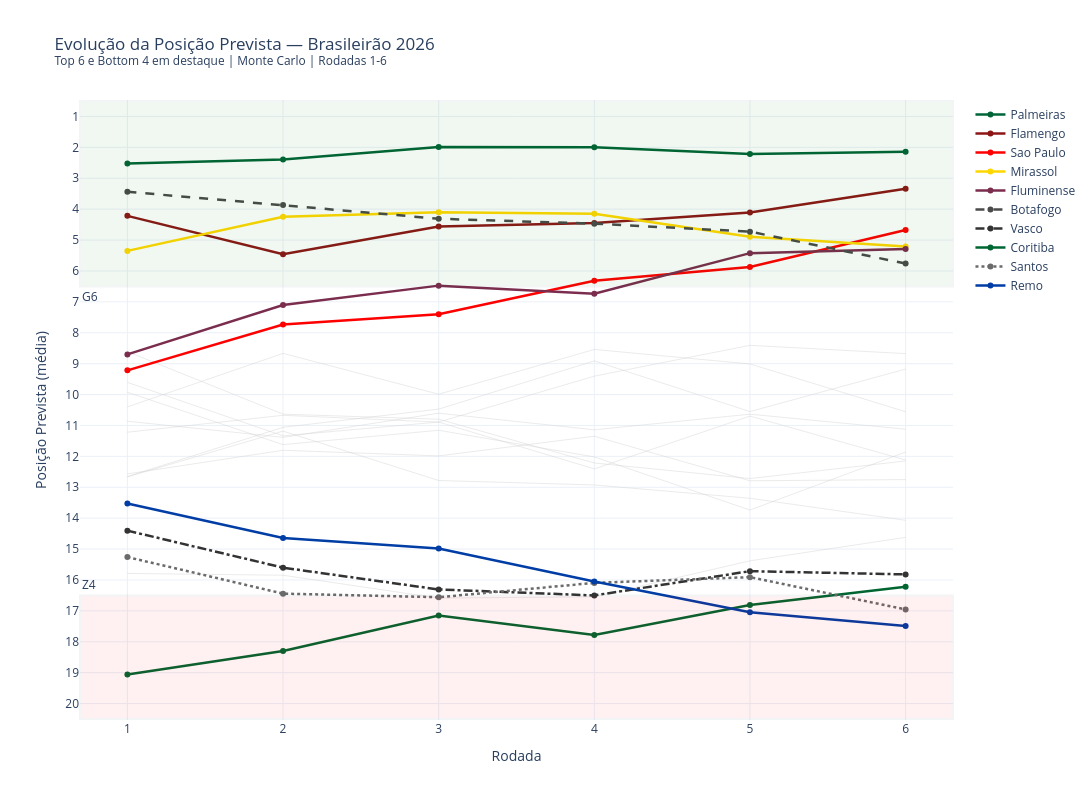

Notebook cell for this chart:
### Code cell
# === GRÁFICO 3: EVOLUÇÃO DA POSIÇÃO PREVISTA ===
# Bump chart da posição média prevista por rodada (Top 6 + Bottom 4)

destaque_pos = sorted(times_2026, key=lambda t: evolucao[t]['pos_media'][-1])
times_bump = destaque_pos[:6] + destaque_pos[-4:]
times_fundo = [t for t in times_2026 if t not in times_bump]

fig_bump = go.Figure()

# Times de fundo (opacidade reduzida, sem legenda)
for time in times_fundo:
    fig_bump.add_trace(go.Scatter(
        x=rodadas_simuladas,
        y=evolucao[time]['pos_media'],
        mode='lines',
        name=time,
        line=dict(color='#CCCCCC', width=1),
        opacity=0.4,
        showlegend=False,
        hovertemplate=f'{time}<br>Rodada %{{x}}<br>Posição prevista: %{{y:.1f}}°<extra></extra>'
    ))

# Times em destaque
for time in times_bump:
    fig_bump.add_trace(go.Scatter(
        x=rodadas_simuladas,
        y=evolucao[time]['pos_media'],
        mode='lines+markers',
        name=time,
        line=dict(color=cores_times.get(time, '#888'), width=2.5,
                  dash=dash_times.get(time, 'solid')),
        marker=dict(size=6),
        hovertemplate=f'{time}<br>Rodada %{{x}}<br>Posição prevista: %{{y:.1f}}°<extra></extra>'
    ))

# Zonas
fig_bump.add_hrect(y0=0.5, y1=6.5, fillcolor='green', opacity=0.05,
                   annotation_text='G6', annotation_position='top left')
fig_bump.add_hrect(y0=16.5, y1=20.5, fillcolor='red', opacity=0.05,
                   annotation_text='Z4', annotation_position='bottom left')

fig_bump.update_layout(
    title=f'Evolução da Posição Prevista — Brasileirão 2026<br>'
          f'<sup>Top 6 e Bottom 4 em destaque | Monte Carlo | Rodadas 1-{rodada_max}</sup>',
    xaxis_title='Rodada',
    yaxis_title='Posição Prevista (média)',
    yaxis=dict(autorange='reversed', dtick=1),
    template='plotly_white',
    width=1100, height=800,
    xaxis=dict(dtick=1),
    hovermode='x unified',
    legend=dict(x=1.02, y=1)
)

fig_bump.show()
path = '../charts/evolucao_posicao.html'
fig_bump.write_html(path, include_plotlyjs='cdn')

# Adiciona descrição estatística
_desc = "Bump chart da posição média prevista por simulação Monte Carlo, mostrando a evolução da classificação esperada rodada a rodada."
with open(path) as f:
    html = f.read()
html = html.replace('<div>', f'<p style="text-align:center;color:#666;font-size:13px;font-family:sans-serif;margin:8px 0 0 0;">{_desc}</p>\n<div>', 1)
with open(path, 'w') as f:
    f.write(html)

print('Gráfico exportado: charts/evolucao_posicao.html')

### Figure 1 — Plotly figure (JSON) as saved in the notebook; plotly's stock layout.template omitted (floating-point values rounded to 4 significant figures)
{"data": [{"hovertemplate": "Athletico-PR<br>Rodada %{x}<br>Posição prevista: %{y:.1f}°<extra></extra>", "line": {"color": "#CCCCCC", "width": 1}, "mode": "lines", "name": "Athletico-PR", "opacity": 0.4, "showlegend": false, "type": "scatter", "x": [1, 2, 3, 4, 5, 6], "y": [9.606, 11.34, 10.89, 9.405, 8.407, 8.675]}, {"hovertemplate": "Atletico-MG<br>Rodada %{x}<br>Posição prevista: %{y:.1f}°<extra></extra>", "line": {"color": "#CCCCCC", "width": 1}, "mode": "lines", "name": "Atletico-MG", "opacity": 0.4, "showlegend": false, "type": "scatter", "x": [1, 2, 3, 4, 5, 6], "y": [10.86, 11.38, 10.6, 11.14, 10.64, 11.12]}, {"hovertemplate": "Bahia<br>Rodada %{x}<br>Posição prevista: %{y:.1f}°<extra></extra>", "line": {"color": "#CCCCCC", "width": 1}, "mode": "lines", "name": "Bahia", "opacity": 0.4, "showlegend": false, "type": "scatter", "x": [1, 2, 3, 4, 5, 6], "y": [9.925, 11.62, 11.16, 12.02, 13.74, 11.86]}, {"hovertemplate": "Bragantino<br>Rodada %{x}<br>Posição prevista: %{y:.1f}°<extra></extra>", "line": {"color": "#CCCCCC", "width": 1}, "mode": "lines", "name": "Bragantino", "opacity": 0.4, "showlegend": false, "type": "scatter", "x": [1, 2, 3, 4, 5, 6], "y": [11.22, 10.67, 10.89, 12.41, 10.7, 12.12]}, {"hovertemplate": "Chapecoense<br>Rodada %{x}<br>Posição prevista: %{y:.1f}°<extra></extra>", "line": {"color": "#CCCCCC", "width": 1}, "mode": "lines", "name": "Chapecoense", "opacity": 0.4, "showlegend": false, "type": "scatter", "x": [1, 2, 3, 4, 5, 6], "y": [12.66, 11.18, 12.78, 12.93, 13.36, 14.07]}, {"hovertemplate": "Corinthians<br>Rodada %{x}<br>Posição prevista: %{y:.1f}°<extra></extra>", "line": {"color": "#CCCCCC", "width": 1}, "mode": "lines", "name": "Corinthians", "opacity": 0.4, "showlegend": false, "type": "scatter", "x": [1, 2, 3, 4, 5, 6], "y": [12.65, 11.06, 10.47, 8.91, 10.55, 9.176]}, {"hovertemplate": "Cruzeiro<br>Rodada %{x}<br>Posição prevista: %{y:.1f}°<extra></extra>", "line": {"color": "#CCCCCC", "width": 1}, "mode": "lines", "name": "Cruzeiro", "opacity": 0.4, "showlegend": false, "type": "scatter", "x": [1, 2, 3, 4, 5, 6], "y": [8.611, 10.63, 10.8, 12.22, 12.72, 12.15]}, {"hovertemplate": "Gremio<br>Rodada %{x}<br>Posição prevista: %{y:.1f}°<extra></extra>", "line": {"color": "#CCCCCC", "width": 1}, "mode": "lines", "name": "Gremio", "opacity": 0.4, "showlegend": false, "type": "scatter", "x": [1, 2, 3, 4, 5, 6], "y": [12.57, 11.8, 11.99, 11.35, 12.79, 12.75]}, {"hovertemplate": "Internacional<br>Rodada %{x}<br>Posição prevista: %{y:.1f}°<extra></extra>", "line": {"color": "#CCCCCC", "width": 1}, "mode": "lines", "name": "Internacional", "opacity": 0.4, "showlegend": false, "type": "scatter", "x": [1, 2, 3, 4, 5, 6], "y": [10.4, 8.668, 9.989, 8.54, 9.01, 10.56]}, {"hovertemplate": "Vitoria<br>Rodada %{x}<br>Posição prevista: %{y:.1f}°<extra></extra>", "line": {"color": "#CCCCCC", "width": 1}, "mode": "lines", "name": "Vitoria", "opacity": 0.4, "showlegend": false, "type": "scatter", "x": [1, 2, 3, 4, 5, 6], "y": [15.79, 15.85, 16.59, 16.54, 15.38, 14.62]}, {"hovertemplate": "Palmeiras<br>Rodada %{x}<br>Posição prevista: %{y:.1f}°<extra></extra>", "line": {"color": "#006437", "dash": "solid", "width": 2.5}, "marker": {"size": 6}, "mode": "lines+markers", "name": "Palmeiras", "type": "scatter", "x": [1, 2, 3, 4, 5, 6], "y": [2.525, 2.392, 1.986, 1.997, 2.213, 2.142]}, {"hovertemplate": "Flamengo<br>Rodada %{x}<br>Posição prevista: %{y:.1f}°<extra></extra>", "line": {"color": "#8C1616", "dash": "solid", "width": 2.5}, "marker": {"size": 6}, "mode": "lines+markers", "name": "Flamengo", "type": "scatter", "x": [1, 2, 3, 4, 5, 6], "y": [4.217, 5.458, 4.564, 4.447, 4.108, 3.34]}, {"hovertemplate": "Sao Paulo<br>Rodada %{x}<br>Posição prevista: %{y:.1f}°<extra></extra>", "line": {"color": "#FF0000", "dash": "solid", "width": 2.5}, "marker": {"size": 6}, "mode": "lines+markers", "name": "Sao Paulo", "type": "scatter", "x": [1, 2, 3, 4, 5, 6], "y": [9.217, 7.735, 7.402, 6.318, 5.869, 4.676]}, {"hovertemplate": "Mirassol<br>Rodada %{x}<br>Posição prevista: %{y:.1f}°<extra></extra>", "line": {"color": "#FFD700", "dash": "solid", "width": 2.5}, "marker": {"size": 6}, "mode": "lines+markers", "name": "Mirassol", "type": "scatter", "x": [1, 2, 3, 4, 5, 6], "y": [5.351, 4.249, 4.104, 4.149, 4.897, 5.208]}, {"hovertemplate": "Fluminense<br>Rodada %{x}<br>Posição prevista: %{y:.1f}°<extra></extra>", "line": {"color": "#7B2D4E", "dash": "solid", "width": 2.5}, "marker": {"size": 6}, "mode": "lines+markers", "name": "Fluminense", "type": "scatter", "x": [1, 2, 3, 4, 5, 6], "y": [8.7, 7.104, 6.475, 6.735, 5.423, 5.293]}, {"hovertemplate": "Botafogo<br>Rodada %{x}<br>Posição prevista: %{y:.1f}°<extra></extra>", "line": {"color": "#4A4A4A", "dash": "dash", "width": 2.5}, "marker": {"size": 6}, "mode": "lines+markers", "name": "Botafogo", "type": "scatter", "x": [1, 2, 3, 4, 5, 6], "y": [3.437, 3.862, 4.31, 4.47, 4.728, 5.76]}, {"hovertemplate": "Vasco<br>Rodada %{x}<br>Posição prevista: %{y:.1f}°<extra></extra>", "line": {"color": "#333333", "dash": "dashdot", "width": 2.5}, "marker": {"size": 6}, "mode": "lines+markers", "name": "Vasco", "type": "scatter", "x": [1, 2, 3, 4, 5, 6], "y": [14.4, 15.6, 16.31, 16.5, 15.71, 15.82]}, {"hovertemplate": "Coritiba<br>Rodada %{x}<br>Posição prevista: %{y:.1f}°<extra></extra>", "line": {"color": "#006631", "dash": "solid", "width": 2.5}, "marker": {"size": 6}, "mode": "lines+markers", "name": "Coritiba", "type": "scatter", "x": [1, 2, 3, 4, 5, 6], "y": [19.06, 18.3, 17.15, 17.78, 16.81, 16.22]}, {"hovertemplate": "Santos<br>Rodada %{x}<br>Posição prevista: %{y:.1f}°<extra></extra>", "line": {"color": "#6B6B6B", "dash": "dot", "width": 2.5}, "marker": {"size": 6}, "mode": "lines+markers", "name": "Santos", "type": "scatter", "x": [1, 2, 3, 4, 5, 6], "y": [15.26, 16.44, 16.56, 16.1, 15.91, 16.95]}, {"hovertemplate": "Remo<br>Rodada %{x}<br>Posição prevista: %{y:.1f}°<extra></extra>", "line": {"color": "#003DA5", "dash": "solid", "width": 2.5}, "marker": {"size": 6}, "mode": "lines+markers", "name": "Remo", "type": "scatter", "x": [1, 2, 3, 4, 5, 6], "y": [13.53, 14.64, 14.99, 16.05, 17.04, 17.49]}], "layout": {"annotations": [{"showarrow": false, "text": "G6", "x": 0, "xanchor": "left", "xref": "x domain", "y": 6.5, "yanchor": "top", "yref": "y"}, {"showarrow": false, "text": "Z4", "x": 0, "xanchor": "left", "xref": "x domain", "y": 16.5, "yanchor": "bottom", "yref": "y"}], "height": 800, "hovermode": "x unified", "legend": {"x": 1.02, "y": 1}, "shapes": [{"fillcolor": "green", "opacity": 0.05, "type": "rect", "x0": 0, "x1": 1, "xref": "x domain", "y0": 0.5, "y1": 6.5, "yref": "y"}, {"fillcolor": "red", "opacity": 0.05, "type": "rect", "x0": 0, "x1": 1, "xref": "x domain", "y0": 16.5, "y1": 20.5, "yref": "y"}], "title": {"text": "Evolução da Posição Prevista — Brasileirão 2026<br><sup>Top 6 e Bottom 4 em destaque | Monte Carlo | Rodadas 1-6</sup>"}, "width": 1100, "xaxis": {"dtick": 1, "title": {"text": "Rodada"}}, "yaxis": {"autorange": "reversed", "dtick": 1, "title": {"text": "Posição Prevista (média)"}}}}
